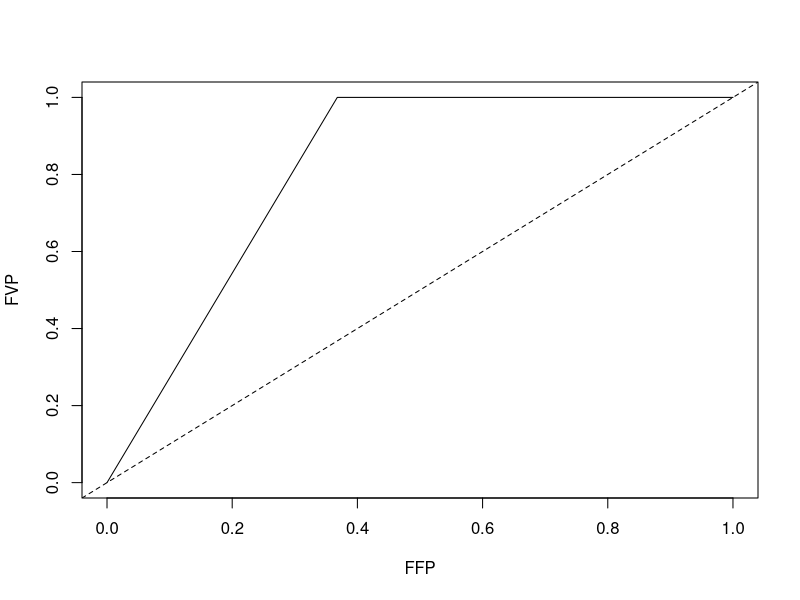
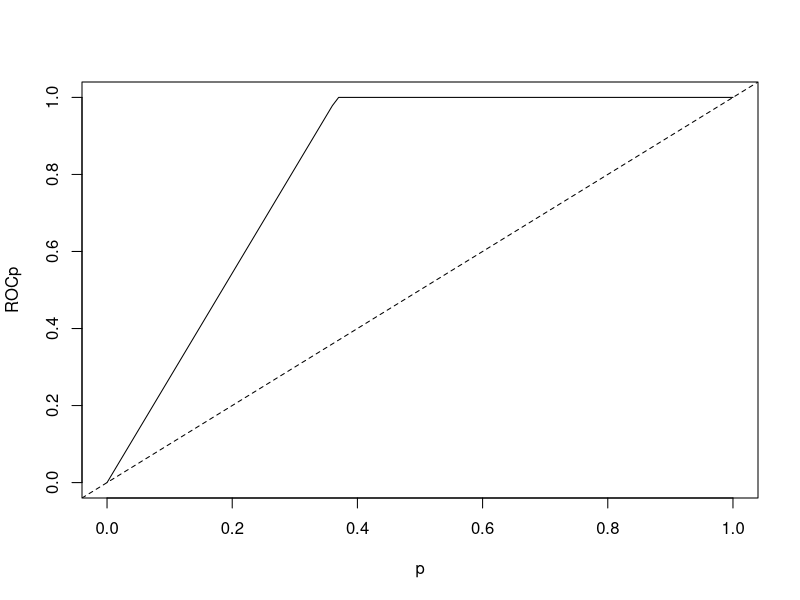

Write the R code that produced these figures, in order.
#ejercicio 13 tema 2
c=seq(0,10,by=0.1)

FFP=1-pexp(c,rate=1) #1-especificidad
#rate hace referencia al grado de la exponencial
FVP=1-pexp(c-1,rate=1) #sensibilidad
plot(FFP,FVP,type='l')
abline(a=0,b=1,lty=2)

#segunda forma
p=seq(0,1,by=0.01)
ROCp=1-pexp(qexp(1-p,rate=1)-1,rate=1)
plot(p,ROCp,type='l')
abline(a=0,b=1,lty=2)

#continuamos en el script tema 3
 
